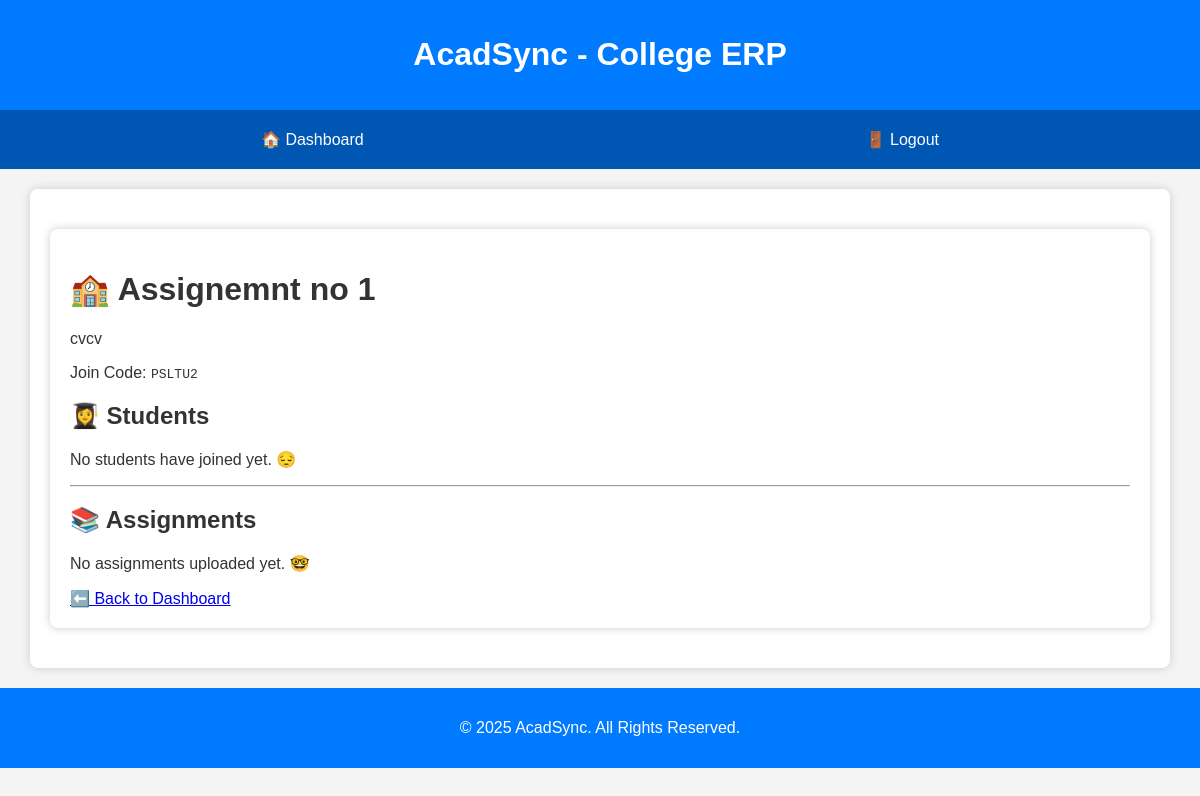
Before: /faculty/classroom/1/ (signed in) with the older database file.
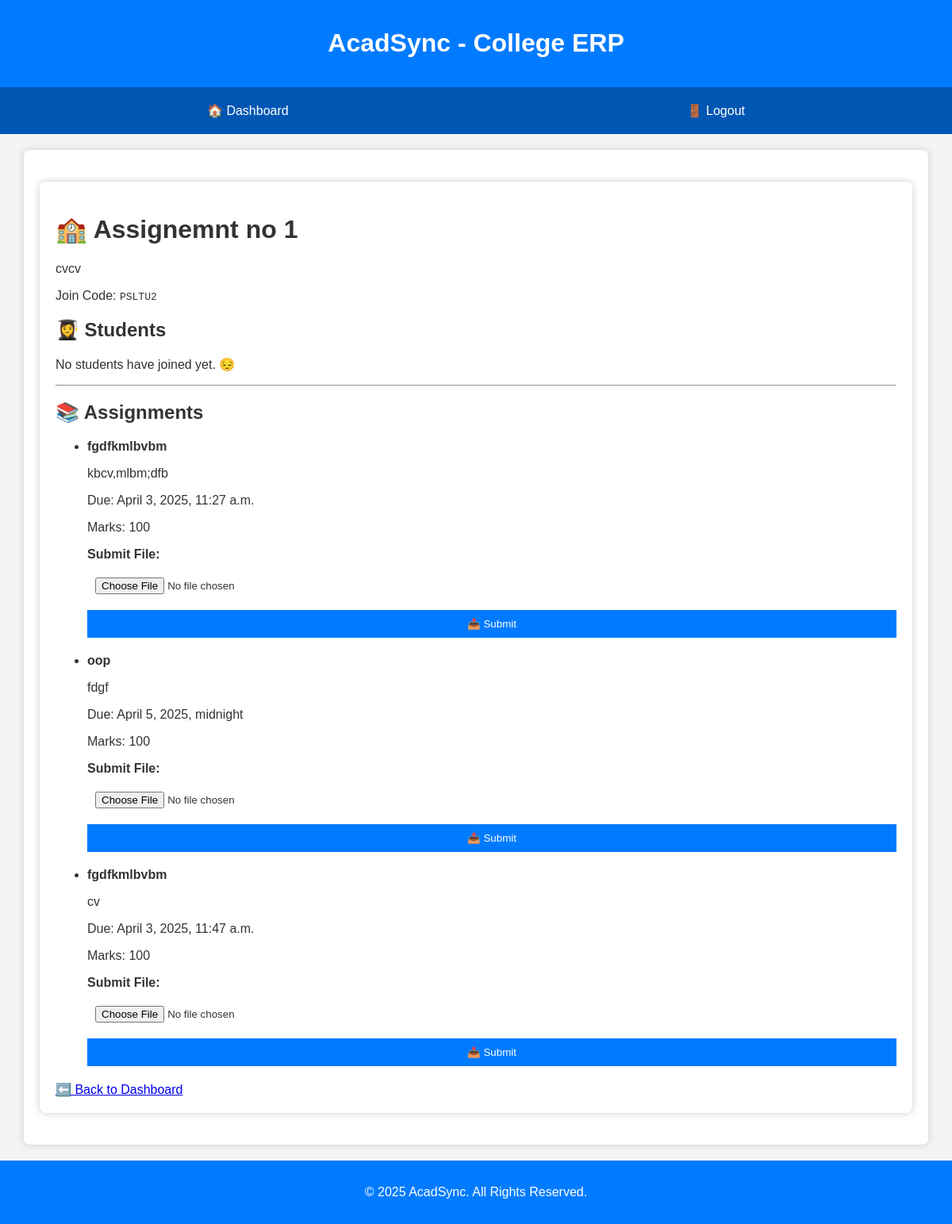
After: the same page with the newer database file.
### faculty/models.py (models this page shows, shortened)
class Assignment(models.Model):
    classroom = models.ForeignKey(
        Classroom,
        on_delete=models.CASCADE
    )
    title = models.CharField(max_length=255)
    description = models.TextField()
    due_date = models.DateTimeField()
    marks = models.IntegerField(default=100)  # Marks field
    created_at = models.DateTimeField(auto_now_add=True)

### faculty/views.py (the view, shortened to what this page needs)
# urls.py: path('classroom/<int:classroom_id>/', views.classroom_detail, name='classroom_detail'),
@login_required
def classroom_detail(request, classroom_id):
    classroom = get_object_or_404(Classroom, id=classroom_id)
    student_classrooms = StudentClassroom.objects.filter(classroom=classroom)
    students = [sc.student for sc in student_classrooms]
    assignments = Assignment.objects.filter(classroom=classroom)
    is_faculty = request.user == classroom.faculty
    submissions = Submission.objects.filter(assignment__classroom=classroom) if is_faculty else None
    context = {
        'classroom': classroom,
        'students': students,
        'assignments': assignments,
        'is_faculty': is_faculty,
        'submissions': submissions
    }
    return render(request, 'faculty/classroom_detail.html', context)

### faculty/templates/faculty/classroom_detail.html (shortened to what this page needs)
{% extends 'base.html' %}
{% block content %}
<div class="container">
    <h1>🏫 {{ classroom.name }}</h1>
    <p>{{ classroom.description }}</p>
    <p>Join Code: <code>{{ classroom.join_code }}</code></p>
    <h2>👩‍🎓 Students</h2>
    {% if students %}
        <ul>
            {% for student in students %}
                <li>{{ student.username }} ({{ student.email }})</li>
            {% endfor %}
        </ul>
    {% else %}
        <p>No students have joined yet. 😔</p>
    {% endif %}
    <hr>
    <h2>📚 Assignments</h2>
    {% if assignments %}
        <ul>
            {% for assignment in assignments %}
                <li>
                    <strong>{{ assignment.title }}</strong>
                    <p>{{ assignment.description }}</p>
                    <p>Due: {{ assignment.due_date }}</p>
                    <p>Marks: {{ assignment.marks }}</p>
                    {% if not is_faculty %}
                    <form method="POST" enctype="multipart/form-data">
                        <label>Submit File:</label>
                        <input type="file" name="file" required>
                        <button type="submit">📤 Submit</button>
                    </form>
                    {% endif %}
                </li>
            {% endfor %}
        </ul>
    {% else %}
        <p>No assignments uploaded yet. 🤓</p>
    {% endif %}
    <a href="{% url 'faculty_dashboard' %}" class="btn">⬅️ Back to Dashboard</a>
</div>
{% endblock %}

Changed rows visible on the page:
added Assignment: title "fgdfkmlbvbm", description "kbcv,mlbm;dfb", due_date "April 3, 2025, 11:27 a.m.", marks "100"
added Assignment: title "oop", description "fdgf", due_date "April 5, 2025, midnight", marks "100"
added Assignment: title "fgdfkmlbvbm", description "cv", due_date "April 3, 2025, 11:47 a.m.", marks "100"
Other visible differences:
text no longer shown: "No assignments uploaded yet. 🤓"
